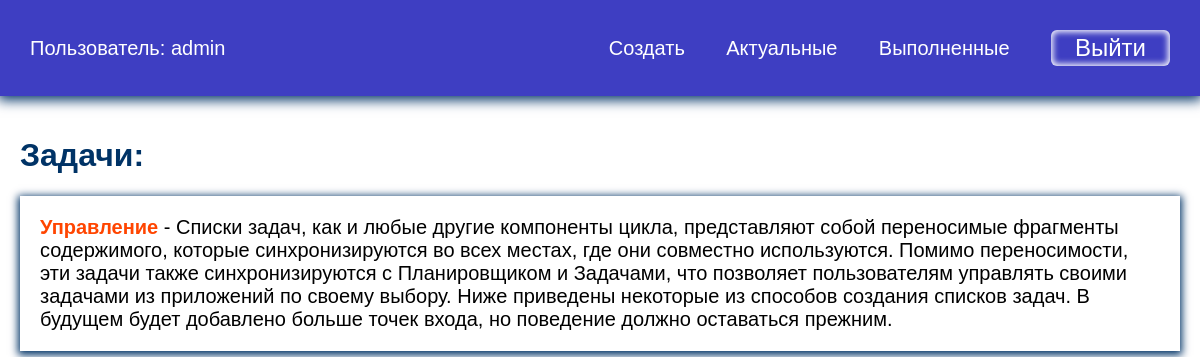
/current/ (signed in), run on the app's committed database.
### todo/models.py (models this page shows, shortened)
class Todo(models.Model): #класс куда будут сохраняться задачи
    title = models.CharField(max_length=100)
    memo = models.TextField(blank=True)
    created = models.DateTimeField(auto_now_add=True)
    date_completed = models.DateTimeField(blank=True, null=True)
    important = models.BooleanField(default=False)
    user = models.ForeignKey(User, on_delete=models.CASCADE)

### todo/views.py (the view)
# urls.py: path('current/', views.curenttodos, name='curenttodos'),
@login_required
def curenttodos(request):
    todos = Todo.objects.filter(user=request.user, date_completed__isnull=True)
    return render(request, 'todo/curenttodos.html', {'todos': todos})

### todo/templates/todo/curenttodos.html
{% extends 'todo/base.html' %}
{% block content%}
<h1>Задачи:</h1>
<ul>
    {% for todo in todos %}
    <li>
        <a href="{% url 'viewtodo' todo.id %}">
        {% if todo.important %}
        <b>{{ todo.title }}</b>
        {% else %}
        {{ todo.title }}
        {% endif %}
        {% if todo.memo %}
        - {{ todo.memo }}
        {% endif %}
        </a>
    </li>
    {% endfor %}
</ul>
{% endblock %}

### todo/templates/todo/base.html (shortened to what this page needs)
<!DOCTYPE html>
{% load static %}
<html lang="en">
<head>
    <link rel="stylesheet" href="{% static 'css/style.css' %}">
</head>
<body>
{% if user.is_authenticated %}
<div class="menu">
    <div class="wrap">
        <ul>
            <li class="logo">Пользователь: {{ user.username }}</li>
            <li><a href="{% url 'createtodo' %}">Создать</a></li>
            <li><a href="{% url 'curenttodos' %}">Актуальные</a></li>
            <li><a href="{% url 'completetodos' %}">Выполненные</a></li>
            <li>
                <form action="{% url 'logoutuser' %}" method="post">
                    <button class="top">Выйти</button>
                </form>
            </li>
        </ul>
    </div>
</div>
{% endif %}
<div class="content">
  <div class="wrap">
    {% block content%}
    {% endblock %}
  </div>
</div>
</body>
</html>

### todo/static/css/style.css (style rules this page uses)
body { padding: 0; margin: 0; font-family: Arial, Helvetica, sans-serif; }
.wrap { max-width: 1200px; margin: 0 auto; padding: 10px 30px; box-sizing: border-box; }
.menu { background: rgb(62, 62, 194); box-shadow: 0 2px 12px 2px #003366; }
ul { list-style: none; padding: 0; }
.menu a { color: #FFF; }
.menu ul { display: flex; justify-content: space-between; align-items: center; font-size: 20px; }
.menu .logo { color: #FFF; margin-right: 30%; }
a { text-decoration: none; }
.content .wrap { max-width: 1200px; margin: 0 auto; padding: 20px; box-sizing: border-box; }
h1, h2 { color: #003366; }
button { border-radius: 6px; box-shadow: inset 0 0 6px 2px #FFF; padding: 10px 40px; margin-top: 40px; font-size: 24px; cursor: pointer; }
.top { padding: 4px 24px; margin-top: 0; background: transparent; border: none; color: #FFF; }
.content li { box-shadow: 0 2px 8px 2px #003366; margin-bottom: 20px; font-size: 20px; }
.content a { color: #000; display: block; padding: 20px; }
a b { color: orangered; }

### data on the page
Todo: title "Управление", memo "Списки задач, как и любые другие компоненты цикла, представляют собой переносимые фрагменты содержимого, которые синхронизируются во всех местах, где они совместно используются. Помимо переносимости, эти задачи также синхронизируются с Планировщиком и Задачами, что позволяет пользователям управлять своими задачами из приложений по своему выбору. Ниже приведены некоторые из способов создания списков задач. В будущем будет добавлено больше точек входа, но поведение должно оставаться прежним."

### other printed values
{{ user.username }} "admin"
